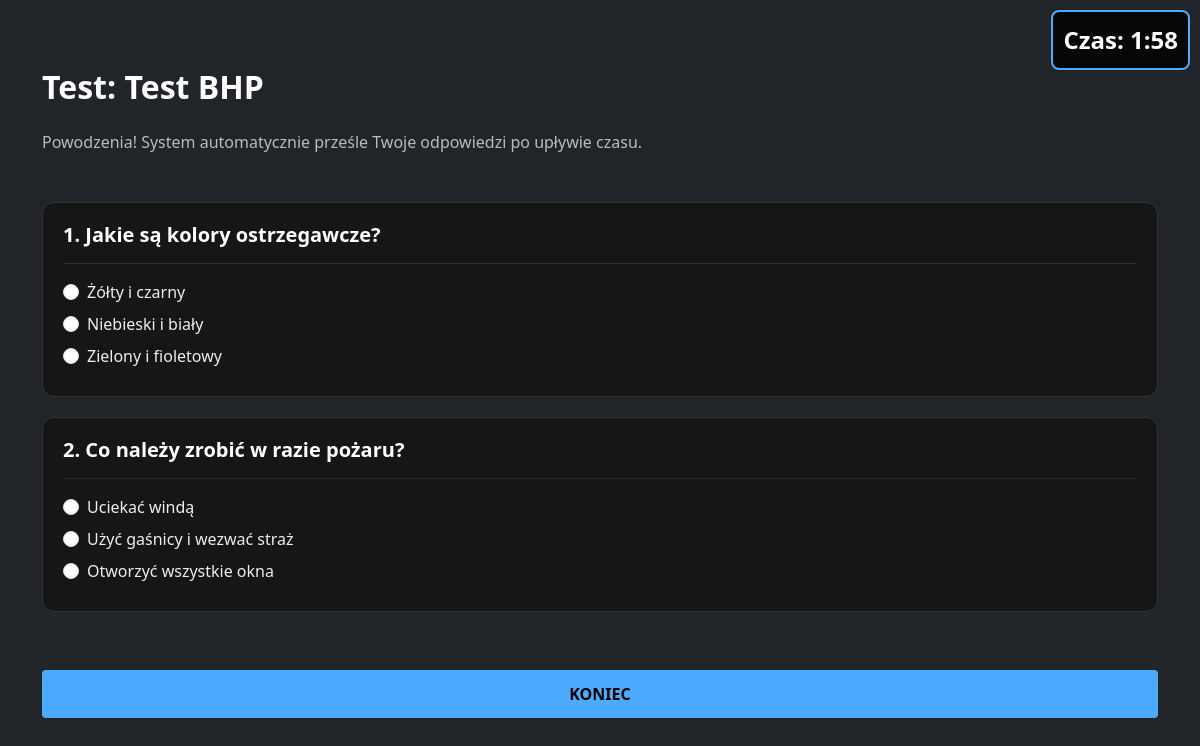
Screenshot of /lab14/test.php (signed in) with the database file from the repository.
### tables this page shows
CREATE TABLE IF NOT EXISTS `testy` (
  `id_testu` int(11) NOT NULL AUTO_INCREMENT,
  `nazwa_testu` varchar(255) NOT NULL,
  `opis` text,
  `tresc_szkolenia` LONGTEXT,
  `czas_trwania` int(11) NOT NULL DEFAULT 600 COMMENT 'Czas w sekundach (domyślnie 10 min)',
  PRIMARY KEY (`id_testu`)
);

CREATE TABLE IF NOT EXISTS `pytania` (
  `id_pytania` int(11) NOT NULL AUTO_INCREMENT,
  `tresc_pytania` text NOT NULL,
  `id_testu` int(11) NOT NULL,
  PRIMARY KEY (`id_pytania`),
  CONSTRAINT `fk_pytania_testy` FOREIGN KEY (`id_testu`) REFERENCES `testy` (`id_testu`) ON DELETE CASCADE
);

CREATE TABLE IF NOT EXISTS `odpowiedzi` (
  `id_odpowiedzi` int(11) NOT NULL AUTO_INCREMENT,
  `id_pytania` int(11) NOT NULL,
  `tresc_odpowiedzi` text NOT NULL,
  `czy_poprawna` tinyint(1) NOT NULL DEFAULT 0,
  PRIMARY KEY (`id_odpowiedzi`),
  CONSTRAINT `fk_odpowiedzi_pytania` FOREIGN KEY (`id_pytania`) REFERENCES `pytania` (`id_pytania`) ON DELETE CASCADE
);

### lab14/test.php (the view, shortened to what this page needs)
<?php
require_once 'db_config.php';
$id_testu = $_GET['id'] ?? 1;
$stmt = $conn->prepare("SELECT * FROM testy WHERE id_testu = ?");
$stmt->execute([$id_testu]);
$test = $stmt->fetch();
$stmt_pytania = $conn->prepare("SELECT * FROM pytania WHERE id_testu = ?");
$stmt_pytania->execute([$id_testu]);
$pytania = $stmt_pytania->fetchAll();
$czas_trwania = $test['czas_trwania'];
?>
<!DOCTYPE html>
<html lang="pl">
<head>
    <link href="https://cdn.jsdelivr.net/npm/bootstrap@5.3.0/dist/css/bootstrap.min.css" rel="stylesheet">
    <link rel="stylesheet" href="../style.css">
</head>
<body class="bg-dark text-light">
    <div id="timer">Czas: <span id="time-left"><?php echo floor($czas_trwania / 60); ?>:<?php echo sprintf('%02d', $czas_trwania % 60); ?></span></div>
    <div class="container mt-5">
        <h2 class="mb-4">Test: <?php echo htmlspecialchars($test['nazwa_testu']); ?></h2>
        <p class="text-secondary mb-5">Powodzenia! System automatycznie prześle Twoje odpowiedzi po upływie czasu.</p>
        <form id="test-form" action="submit_test.php" method="POST">
            <?php foreach ($pytania as $i => $p): ?>
                <div class="question-card">
                    <h5><?php echo ($i+1); ?>. <?php echo htmlspecialchars($p['tresc_pytania']); ?></h5>
                    <hr class="border-secondary">
                    <?php
                        $stmt_odp = $conn->prepare("SELECT * FROM odpowiedzi WHERE id_pytania = ?");
                        $stmt_odp->execute([$p['id_pytania']]);
                        $odpowiedzi = $stmt_odp->fetchAll();
                        foreach ($odpowiedzi as $o):
                    ?>
                        <div class="form-check my-2">
                            <input class="form-check-input" type="radio"
                                   name="pytanie_<?php echo $p['id_pytania']; ?>"
                                   id="odp_<?php echo $o['id_odpowiedzi']; ?>"
                                   value="<?php echo $o['id_odpowiedzi']; ?>">
                            <label class="form-check-label" for="odp_<?php echo $o['id_odpowiedzi']; ?>">
                                <?php echo htmlspecialchars($o['tresc_odpowiedzi']); ?>
                            </label>
                        </div>
                    <?php endforeach; ?>
                </div>
            <?php endforeach; ?>
            <div class="text-center my-5">
                <button type="submit" class="btn btn-lg btn-danger px-5" id="btn-submit">KONIEC</button>
            </div>
        </form>
    </div>
</body>
</html>

### style.css (style rules this page uses)
:root { --bg-color: #0a0a0a; --card-bg: #161616; --text-primary: #ffffff; --text-secondary: #cccccc; --accent-color: #4dabff; --accent-hover: #70bcff; --border-color: #333333; --error-bg: #441111; --error-text: #ff9999; --success-bg: #113311; --success-text: #99ff99; }
body { font-family: 'Segoe UI', Tahoma, Geneva, Verdana, sans-serif; background-color: var(--bg-color); color: var(--text-primary); margin: 0; padding: 20px; }
.btn { width: 100%; padding: 12px; border: none; border-radius: 4px; background-color: var(--accent-color); color: #000; font-size: 16px; font-weight: bold; cursor: pointer; margin-top: 10px; transition: all 0.2s; }
h1, h2, h3, h4, h5, h6 { color: var(--text-primary) !important; font-weight: bold !important; }
p { color: var(--text-secondary) !important; }

### lab14/test.php (style rules this page uses)
#timer { font-size: 1.5rem; font-weight: bold; position: fixed; top: 10px; right: 10px; background: rgba(0,0,0,0.8); padding: 10px; border-radius: 8px; border: 2px solid var(--accent-color); z-index: 1000; color: #fff; }
.question-card { background: var(--card-bg); border: 1px solid var(--border-color); padding: 20px; border-radius: 12px; margin-bottom: 20px; color: #fff !important; }
.form-check-label { color: #eee !important; cursor: pointer; }
.text-secondary { color: #bbb !important; }
h2, h5 { color: #fff !important; }

### rows the page displays
testy: nazwa_testu "Test BHP"
pytania: tresc_pytania "Jakie są kolory ostrzegawcze?"
odpowiedzi: tresc_odpowiedzi "Żółty i czarny"
odpowiedzi: tresc_odpowiedzi "Niebieski i biały"
odpowiedzi: tresc_odpowiedzi "Zielony i fioletowy"
pytania: tresc_pytania "Co należy zrobić w razie pożaru?"
odpowiedzi: tresc_odpowiedzi "Uciekać windą"
odpowiedzi: tresc_odpowiedzi "Użyć gaśnicy i wezwać straż"
odpowiedzi: tresc_odpowiedzi "Otworzyć wszystkie okna"
